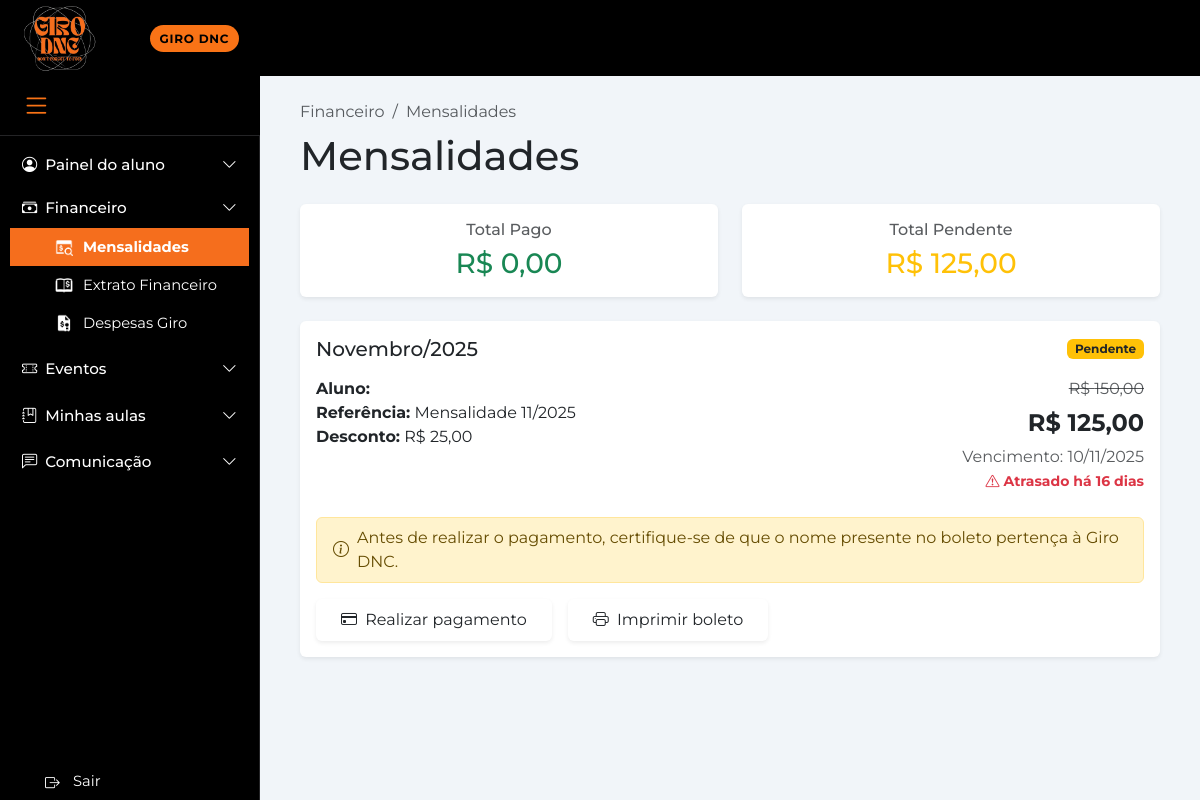
The app's page /financeiro/mensalidades/ (signed in) with its own data.
### paginas/models.py (models this page shows, shortened)
class Mensalidade(models.Model):
    STATUS_CHOICES = [
        ('PENDENTE', 'Pendente'),
        ('PAGO', 'Pago'),
        ('ATRASADO', 'Atrasado'),
        ('CANCELADO', 'Cancelado'),
    ]
    aluno = models.ForeignKey(Aluno, on_delete=models.CASCADE, related_name='mensalidades')
    mes_referencia = models.DateField()
    valor = models.DecimalField(max_digits=10, decimal_places=2, validators=[MinValueValidator(0)])
    valor_desconto = models.DecimalField(max_digits=10, decimal_places=2, default=0, validators=[MinValueValidator(0)])
    valor_final = models.DecimalField(max_digits=10, decimal_places=2, validators=[MinValueValidator(0)])
    data_vencimento = models.DateField()
    data_pagamento = models.DateField(null=True, blank=True)
    status = models.CharField(max_length=20, choices=STATUS_CHOICES, default='PENDENTE')
    forma_pagamento = models.CharField(max_length=50, blank=True)
    observacoes = models.TextField(blank=True)
    class Meta:
        verbose_name = 'Mensalidade'
        verbose_name_plural = 'Mensalidades'
        ordering = ['-mes_referencia']
        unique_together = ['aluno', 'mes_referencia']
    def esta_atrasada(self):
        return self.status in ['PENDENTE', 'ATRASADO'] and self.data_vencimento < timezone.now().date()
    def dias_em_atraso(self):
        if self.esta_atrasada():
            return (timezone.now().date() - self.data_vencimento).days
        return 0

### paginas/views.py (the view)
# urls.py: path('financeiro/mensalidades/', views.financeiro_mensalidades, name='financeiro_mensalidades'),
@login_required
def financeiro_mensalidades(request):
    context = {}
    try:
        aluno = Aluno.objects.select_related('usuario').get(usuario=request.user)
        mensalidades = Mensalidade.objects.filter(aluno=aluno).order_by('-mes_referencia')
        total_pago = sum(m.valor_final for m in mensalidades if m.status == 'PAGO')
        total_pendente = sum(m.valor_final for m in mensalidades if m.status in ['PENDENTE', 'ATRASADO'])
        context = {
            'usuario': request.user,
            'aluno': aluno,
            'mensalidades': mensalidades,
            'total_pago': total_pago,
            'total_pendente': total_pendente,
        }
    except Aluno.DoesNotExist:
        context['erro'] = 'Usuário não está cadastrado como aluno.'
    except Exception as e:
        context['erro'] = f'Erro ao carregar mensalidades: {str(e)}'
    return render(request, 'financeiro/mensalidades.html', context)

### paginas/templates/financeiro/mensalidades.html (shortened to what this page needs)
<!doctype html>
<html lang="pt-br">
<head>
    {% load static %}
  <link href="https://cdn.jsdelivr.net/npm/bootstrap@5.3.3/dist/css/bootstrap.min.css" rel="stylesheet">
  <link href="https://cdn.jsdelivr.net/npm/bootstrap-icons@1.11.3/font/bootstrap-icons.css" rel="stylesheet">
  <link rel="stylesheet" href="{% static 'paginas/css/style.css' %}">
</head>
<body>
  <header class="gd-topbar">
    <div class="gd-logo-container">
      <a href="{% url 'paginas:home' %}">
        <img src="{% static 'paginas/img/Girologo.jpg' %}" alt="Logo Giro" class="gd-logo">
      </a>
    </div>
    <div class="gd-topbar-content">
      <span class="gd-pill">GIRO DNC</span>
    </div>
  </header>
  <div class="sidebar-item">
    <button id="sidebar-toggle" class="menu-sanduiche">
      <i class="bi bi-list"></i>
    </button>
  </div>
  <div class="gd-layout d-flex">
    {% with sidebar_section='financeiro' sidebar_active='financeiro_mensalidades' %}
      {% include 'includes/sidebar.html' %}
    {% endwith %}
    <main class="gd-main">
      <div class="conteudo">
        <nav aria-label="breadcrumb">
          <ol class="breadcrumb bg-transparent p-0 mb-2">
            <li class="breadcrumb-item active fw-semi">Financeiro</li>
            <li class="breadcrumb-item active fw-semi">Mensalidades</li>
          </ol>
        </nav>
        <h1 class="titulo-principal mb-4">Mensalidades</h1>
        {% if aluno %}
        <div class="row mb-4">
          <div class="col-md-6">
            <div class="card border-0 shadow-sm">
              <div class="card-body text-center">
                <h6 class="text-muted mb-2">Total Pago</h6>
                <h3 class="text-success mb-0">R$ {{ total_pago|floatformat:2 }}</h3>
              </div>
            </div>
          </div>
          <div class="col-md-6">
            <div class="card border-0 shadow-sm">
              <div class="card-body text-center">
                <h6 class="text-muted mb-2">Total Pendente</h6>
                <h3 class="text-warning mb-0">R$ {{ total_pendente|floatformat:2 }}</h3>
              </div>
            </div>
          </div>
        </div>
        {% endif %}
        {% if mensalidades %}
          {% for mensalidade in mensalidades %}
          <div class="card border-0 shadow-sm card-pagamento mb-3">
            <div class="card-body">
              <div class="d-flex justify-content-between align-items-center mb-3">
                <h5 class="titulo-detalhes mb-0">{{ mensalidade.mes_referencia|date:"F/Y" }}</h5>
                <span class="badge
                  {% if mensalidade.status == 'PAGO' %}bg-success
                  {% elif mensalidade.status == 'ATRASADO' %}bg-danger
                  {% elif mensalidade.status == 'PENDENTE' %}bg-warning text-dark
                  {% else %}bg-secondary{% endif %}">
                  {{ mensalidade.get_status_display }}
                </span>
              </div>
              <div class="row mb-4">
                <div class="col-md-6">
                  <ul class="list-unstyled mb-0">
                    <li><strong>Aluno:</strong> {{ mensalidade.aluno.usuario.get_full_name }}</li>
                    <li><strong>Referência:</strong> Mensalidade {{ mensalidade.mes_referencia|date:"m/Y" }}</li>
                    {% if mensalidade.valor_desconto > 0 %}
                    <li><strong>Desconto:</strong> R$ {{ mensalidade.valor_desconto|floatformat:2 }}</li>
                    {% endif %}
                  </ul>
                </div>
                <div class="col-md-6 text-md-end">
                  {% if mensalidade.valor_desconto > 0 %}
                  <p class="mb-1 text-muted"><s>R$ {{ mensalidade.valor|floatformat:2 }}</s></p>
                  {% endif %}
                  <p class="mb-1 fs-4 fw-bold text-dark">R$ {{ mensalidade.valor_final|floatformat:2 }}</p>
                  <p class="text-muted mb-0">
                    Vencimento: {{ mensalidade.data_vencimento|date:"d/m/Y" }}
                    {% if mensalidade.esta_atrasada %}
                    <br><small class="text-danger fw-bold">
                      <i class="bi bi-exclamation-triangle"></i>
                      Atrasado há {{ mensalidade.dias_em_atraso }} dia{{ mensalidade.dias_em_atraso|pluralize }}
                    </small>
                    {% endif %}
                  </p>
                </div>
              </div>
              {% if mensalidade.status != 'PAGO' %}
              <div class="alert alert-warning d-flex align-items-center gap-2 py-2 px-3 mb-3">
                <i class="bi bi-info-circle"></i>
                Antes de realizar o pagamento, certifique-se de que o nome presente no boleto pertença à Giro DNC.
              </div>
              <div class="d-flex flex-wrap gap-3 mt-3">
                <button
                  id="btn-pagar-{{ mensalidade.id }}"
                  class="btn btn-pagar shadow-sm px-4 py-2"
                  onclick="abrirPagamento({{ mensalidade.id }})"
                >
                  <i class="bi bi-credit-card me-1"></i> Realizar pagamento
                </button>
                <button class="btn btn-boleto shadow-sm px-4 py-2" onclick="alert('Funcionalidade em desenvolvimento')">
                  <i class="bi bi-printer me-1"></i> Imprimir boleto
                </button>
              </div>
              {% endif %}
            </div>
          </div>
          {% endfor %}
        {% endif %}
      </div>
    </main>
  </div>
</body>
</html>

### paginas/static/paginas/css/style.css (style rules this page uses)
:root { --gd-orange: #f97316; --gd-orange-light: #fed7aa; --gd-bg: #000; --gd-border: #242426; --gd-text-dim: #a1a1aa; --gd-surface: #f9f9fb; --gd-white: #fff; --gd-gray-light: #f8fafc; --gd-gray-medium: #64748b; --gd-red: #ef4444; --gd-green: #22c55e; }
body { background: #f1f5f9; font-family: 'Montserrat', Arial, Helvetica, sans-serif; margin: 0; padding: 0; }
.gd-topbar { position: fixed; top: 0; left: 0; right: 0; height: 76px; background: var(--gd-bg); color: #fff; z-index: 1030; display: flex; align-items: center; }
.gd-pill { background: var(--gd-orange); color: #000; font-weight: 700; font-size: .75rem; letter-spacing: .06em; border-radius: 999px; padding: .35rem .6rem; }
.gd-logo-container { position: fixed; top: 0; left: 20px; z-index: 2000; width: 80px; height: 76px; display: flex; align-items: center; }
.gd-logo { width: 80px; height: 76px; object-fit: contain; }
.gd-topbar-content { margin-left: 150px; }
.sidebar-item { display: block !important; position: relative; visibility: visible !important; opacity: 1 !important; padding-bottom: 15px; border-bottom: 1px solid var(--gd-border); transition: width 0.3s ease, padding 0.3s ease; }
.menu-sanduiche { background: transparent; border: none; color: var(--gd-orange); font-size: 1.8rem; cursor: pointer; display: block !important; width: auto; height: auto; padding: 8px 12px; transition: all 0.3s ease; visibility: visible !important; opacity: 1 !important; }
@media (min-width: 1025px) { .sidebar-item { position: fixed !important; top: 76px !important; left: 0 !important; z-index: 2050 !important; display: flex !important; align-items: center !important; justify-content: flex-start !important; visibility: visible !important; width: 260px; height: 60px; background: var(--gd-bg); padding: 0 0 0 10px; border-bottom: 1px solid var(--gd-border); } }
@media (min-width: 1025px) { .menu-sanduiche { position: relative !important; margin: 0 !important; display: block !important; visibility: visible !important; } }
.gd-main { min-height: 100vh; background: #f1f5f9; display: flex; flex-direction: column; transition: margin-left 0.3s ease, width 0.3s ease; }
@media (min-width: 1025px) { .gd-main { margin-left: 260px; padding: 100px 40px 40px 40px; width: calc(100% - 260px); } }
.conteudo { flex: 1; width: 100%; max-width: none; }
#sidebar-toggle { display: block !important; visibility: visible !important; opacity: 1 !important; position: relative !important; z-index: 1050 !important; }
button#sidebar-toggle.menu-sanduiche { display: block !important; visibility: visible !important; opacity: 1 !important; }

### records on screen
Mensalidade: mes_referencia "Novembro/2025", status "Pendente", mes_referencia "11/2025", valor_desconto "25,00", valor "150,00", valor_final "125,00", data_vencimento "10/11/2025", dias_em_atraso "16"

### other values on screen
{{ total_pago|floatformat:2 }} "0,00"
{{ total_pendente|floatformat:2 }} "125,00"
